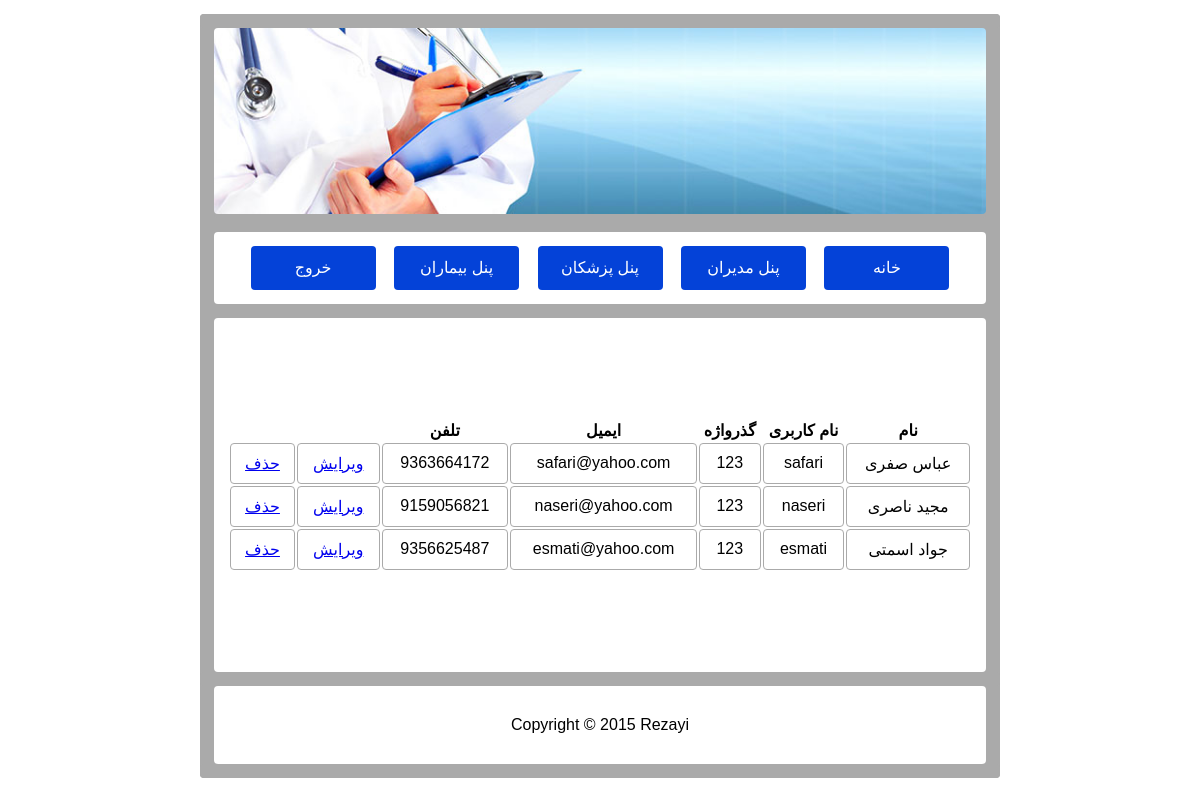
Screenshot of /admin_list_patients.php (signed in) with the database file from the repository.
### tables this page shows
CREATE TABLE IF NOT EXISTS `patients` (
  `id` int(11) NOT NULL AUTO_INCREMENT,
  `name` varchar(20) NOT NULL,
  `username` varchar(20) NOT NULL,
  `password` varchar(20) NOT NULL,
  `email` varchar(20) NOT NULL,
  `telephone` bigint(20) NOT NULL,
  PRIMARY KEY (`id`),
  UNIQUE KEY `id` (`id`)
);

### src/admin_list_patients.php (the view, shortened to what this page needs)
<?php
include "_conn.php";
include "_header.php";
$sql = "
    SELECT
        id,
        name,
        username,
        password,
        email,
        telephone
    FROM
        patients";
$res = $db->query($sql);
$res = $res->fetchAll();
?>
<table>
    <tr>
        <th>نام</th>
        <th>نام کاربری</th>
        <th>گذرواژه</th>
        <th>ایمیل</th>
        <th>تلفن</th>
        <th></th>
        <th></th>
    </tr>
    <?php foreach($res as $row) { ?>
        <tr>
            <td><?php echo $row['name'] ?></td>
            <td><?php echo $row['username'] ?></td>
            <td><?php echo $row['password'] ?></td>
            <td><?php echo $row['email'] ?></td>
            <td><?php echo $row['telephone'] ?></td>
            <td><a href="admin_edit_patient.php?id=<?php echo $row['id'] ?>">ویرایش</a></td>
            <td><a href="admin_delete_patient.php?id=<?php echo $row['id'] ?>">حذف</a></td>
        </tr>
    <?php }  ?>
</table>
<?php include "_footer.php"; ?>

### src/_header.php (style rules this page uses)
body { background-color: #fff; font-family: Tahoma, Geneva, sans-serif; text-align: center; }
table { text-align: center; width: 100%; }
td { border: 1px solid; margin: 0px; padding: 10px; border-radius: 4px; border-color: #AAA; }

### rows the page displays
patients: name "عباس صفری", username "safari", password "123", email "safari@yahoo.com", telephone "9363664172"
patients: name "مجید ناصری", username "naseri", password "123", email "naseri@yahoo.com", telephone "9159056821"
patients: name "جواد اسمتی", username "esmati", password "123", email "esmati@yahoo.com", telephone "9356625487"
